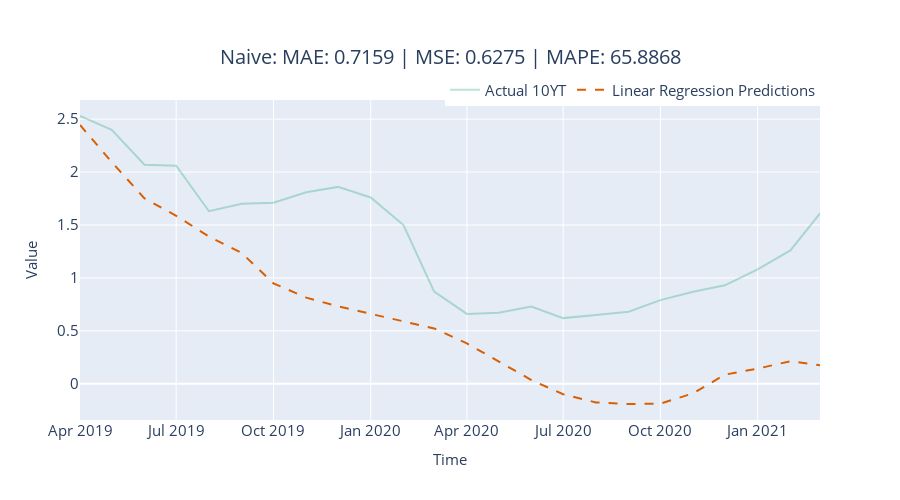

The notebook cell this image was saved under:
### Markdown cell above
# Linear Regression

### Code cell
# initialize model 
model = LinearRegressionModel(
    lags=look_back,
    lags_past_covariates=look_back,
    output_chunk_length=horizon,
)

# fit model on training data 
model.fit(train_targ_sc, past_covariates=train_past_cov_sc)

# predict on validation data 
pred_sc = model.predict(horizon, series=val_targ_sc[:-horizon], past_covariates=val_past_cov_sc[:-horizon])

# dataframes for evaluation 
pred_df = pd.concat([train[[target]], val[[target]]])
metric_record = []

# evaluation
pred = targ_scaler.inverse_transform(pred_sc)
metrics = eval_model(pred, val_targ[-horizon:], 'Linear Regression')
metric_record.append(metrics)

y_pred = format_y_pred(pred, "lr_predictions")
pred_df = pred_df.join(y_pred)

fig = plot_forecast(pred_df, forecast_columns=["lr_predictions"], forecast_display_names=['Linear Regression Predictions'])
fig = format_plot(fig, title=f"Naive: MAE: {metrics['MAE']:.4f} | MSE: {metrics['MSE']:.4f} | MAPE: {metrics['MAPE']:.4f}")
fig.show()

### Figure 1 — Plotly figure (JSON) as saved in the notebook; plotly's stock layout.template omitted (floating-point values rounded to 4 significant figures)
{"data": [{"line": {"color": "rgba(27,158,119, 0.3)"}, "mode": "lines", "name": "Actual 10YT", "type": "scatter", "x": ["2019-04-01T00:00:00", "2019-05-01T00:00:00", "2019-06-01T00:00:00", "2019-07-01T00:00:00", "2019-08-01T00:00:00", "2019-09-01T00:00:00", "2019-10-01T00:00:00", "2019-11-01T00:00:00", "2019-12-01T00:00:00", "2020-01-01T00:00:00", "2020-02-01T00:00:00", "2020-03-01T00:00:00", "2020-04-01T00:00:00", "2020-05-01T00:00:00", "2020-06-01T00:00:00", "2020-07-01T00:00:00", "2020-08-01T00:00:00", "2020-09-01T00:00:00", "2020-10-01T00:00:00", "2020-11-01T00:00:00", "2020-12-01T00:00:00", "2021-01-01T00:00:00", "2021-02-01T00:00:00", "2021-03-01T00:00:00"], "y": [2.53, 2.4, 2.07, 2.06, 1.63, 1.7, 1.71, 1.81, 1.86, 1.76, 1.5, 0.87, 0.66, 0.67, 0.73, 0.62, 0.65, 0.68, 0.79, 0.87, 0.93, 1.08, 1.26, 1.61]}, {"line": {"color": "rgba(217,95,2, 1)", "dash": "dash"}, "mode": "lines", "name": "Linear Regression Predictions", "type": "scatter", "x": ["2019-04-01T00:00:00", "2019-05-01T00:00:00", "2019-06-01T00:00:00", "2019-07-01T00:00:00", "2019-08-01T00:00:00", "2019-09-01T00:00:00", "2019-10-01T00:00:00", "2019-11-01T00:00:00", "2019-12-01T00:00:00", "2020-01-01T00:00:00", "2020-02-01T00:00:00", "2020-03-01T00:00:00", "2020-04-01T00:00:00", "2020-05-01T00:00:00", "2020-06-01T00:00:00", "2020-07-01T00:00:00", "2020-08-01T00:00:00", "2020-09-01T00:00:00", "2020-10-01T00:00:00", "2020-11-01T00:00:00", "2020-12-01T00:00:00", "2021-01-01T00:00:00", "2021-02-01T00:00:00", "2021-03-01T00:00:00"], "y": [2.446, 2.094, 1.751, 1.587, 1.391, 1.235, 0.9487, 0.8139, 0.7314, 0.6613, 0.5903, 0.5228, 0.3806, 0.2095, 0.03519, -0.09948, -0.1765, -0.1915, -0.1888, -0.09002, 0.08558, 0.1429, 0.213, 0.1753]}], "layout": {"autosize": false, "height": 500, "legend": {"font": {"size": 15}, "orientation": "h", "title": {}, "x": 1, "xanchor": "right", "y": 0.98, "yanchor": "bottom"}, "title": {"font": {"size": 20}, "text": "Naive: MAE: 0.7159 | MSE: 0.6275 | MAPE: 65.8868", "x": 0.5, "xanchor": "center", "yanchor": "top"}, "width": 900, "xaxis": {"autorange": true, "range": ["2019-04-01", "2021-03-01"], "tickfont": {"size": 15}, "title": {"font": {"size": 15}, "text": "Time"}, "type": "date"}, "yaxis": {"autorange": true, "range": [-0.3427, 2.681], "tickfont": {"size": 15}, "title": {"font": {"size": 15}, "text": "Value"}, "type": "linear"}}}
